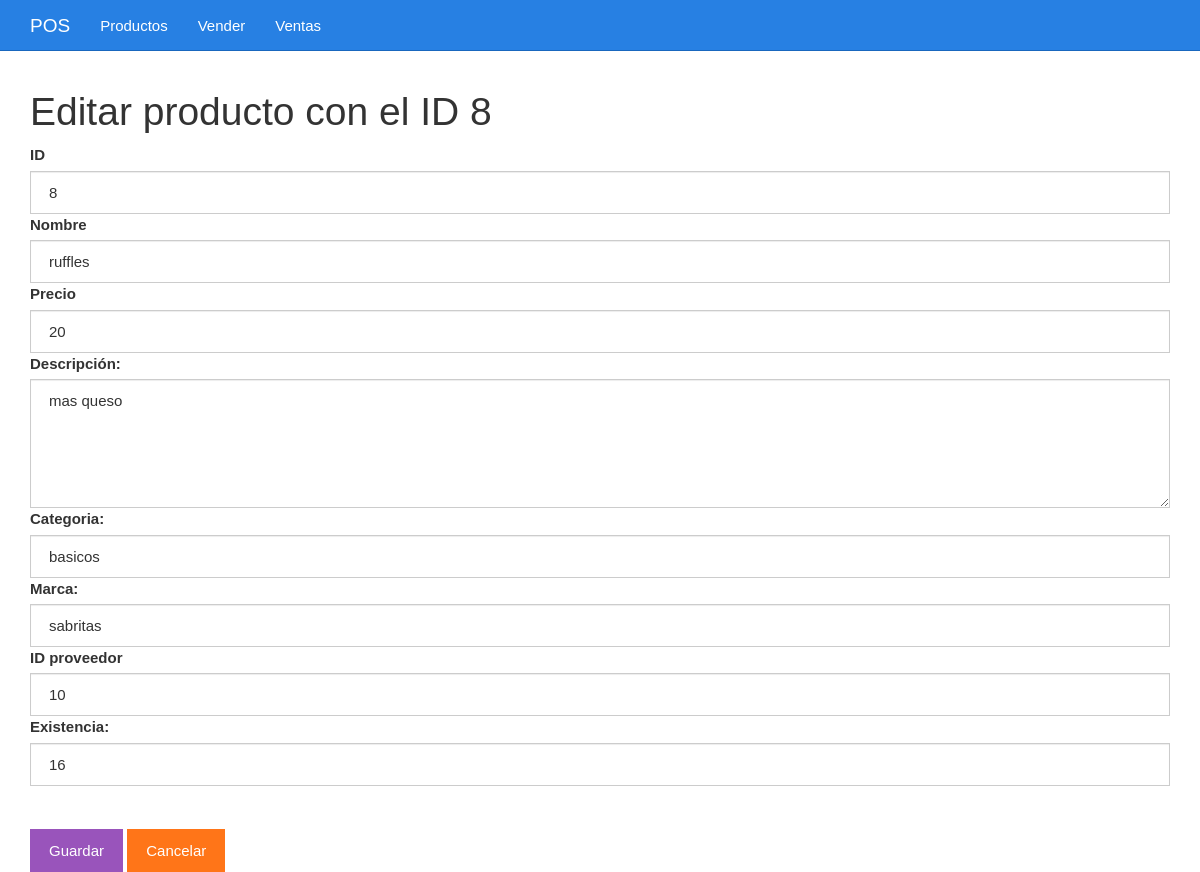
Page /ventas_pdo-master/editar.php?id=8 on the committed database.
### tables this page shows
CREATE TABLE `productos` (
  `id` bigint(20) UNSIGNED NOT NULL,
  `nombre` varchar(255) NOT NULL,
  `precio` int(20) NOT NULL,
  `descripcion` varchar(255) NOT NULL,
  `categoria` varchar(255) NOT NULL,
  `marca` varchar(255) NOT NULL,
  `idproveedor` int(11) NOT NULL,
  `cantidad` int(11) NOT NULL
);

### ventas_pdo-master/editar.php (the view, shortened to what this page needs)
<?php
$id = $_GET["id"];
include_once "base_de_datos.php";
$sentencia = $base_de_datos->prepare("SELECT * FROM productos WHERE id = ?;");
$sentencia->execute([$id]);
$producto = $sentencia->fetch(PDO::FETCH_OBJ);
?>
<?php include_once "encabezado.php" ?>
	<div class="col-xs-12">
		<h1>Editar producto con el ID <?php echo $producto->id; ?></h1>
		<form method="post" action="guardarDatosEditados.php">
		<label for="id">ID</label>
			<input value="<?php echo $producto->id ?>" class="form-control" name="id" type="number" id="id" placeholder="Escribe el id">
			<label for="nombre">Nombre</label>
			<input value="<?php echo $producto->nombre ?>" class="form-control" name="nombre" type="text" id="nombre" placeholder="Escribe el nombre">
			<label for="precio">Precio</label>
			<input value="<?php echo $producto->precio ?>" class="form-control" name="precio" type="number" id="precio" placeholder="Escribe el precio">
			<label for="descripcion">Descripción:</label>
			<textarea id="descripcion" name="descripcion" cols="30" rows="5" class="form-control"><?php echo $producto->descripcion ?></textarea>
			<label for="categoria">Categoria:</label>
			<input value="<?php echo $producto->categoria ?>" class="form-control" name="categoria"  type="text" id="categoria" placeholder="Escribe la categoria">
			<label for="marca">Marca:</label>
			<input value="<?php echo $producto->marca ?>" class="form-control" name="marca"  type="text" id="marca" placeholder="Escribe la marca">
			<label for="idproveedor">ID proveedor</label>
			<input value="<?php echo $producto->idproveedor ?>" class="form-control" name="idproveedor" type="number" id="idproveedor" placeholder="Escribe el ID del proveedor">
			<label for="cantidad">Existencia:</label>
			<input value="<?php echo $producto->cantidad ?>" class="form-control" name="cantidad" type="number" id="cantidad" placeholder="Cantidad o existencia">
			<br><br><input class="btn btn-info" type="submit" value="Guardar">
			<a class="btn btn-warning" href="./listar.php">Cancelar</a>
		</form>
	</div>
<?php include_once "pie.php" ?>

### ventas_pdo-master/css/estilo.css (style rules this page uses)
body { padding-top: 70px; }

### rows in the picture
productos: id "8", nombre "ruffles", precio "20", descripcion "mas queso", categoria "basicos", marca "sabritas", idproveedor "10", cantidad "16"
